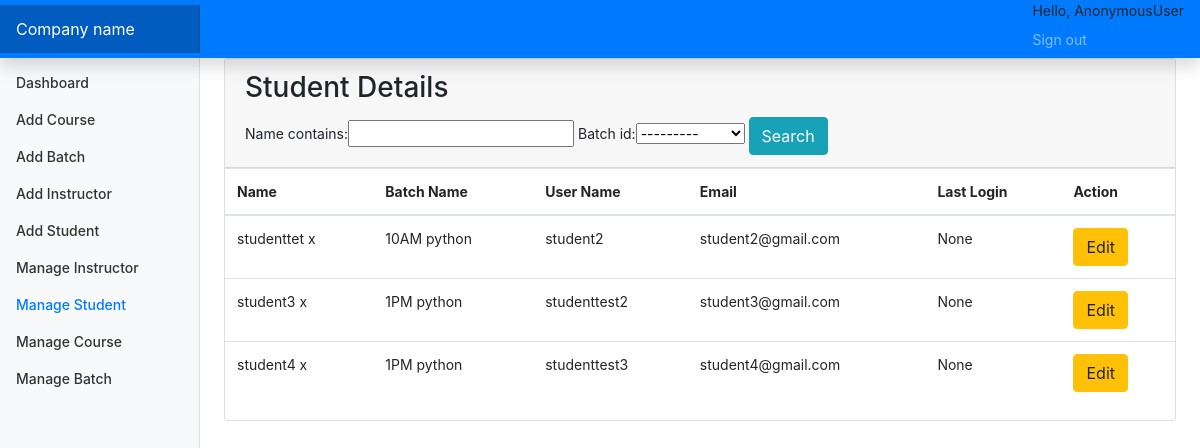
The page /manages on the database as committed earlier.
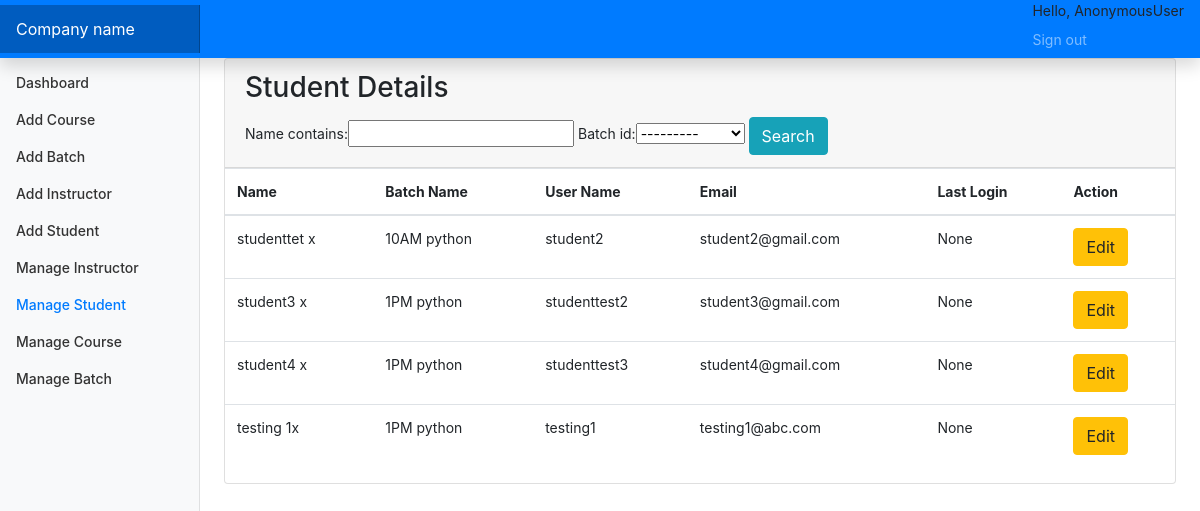
The same page on the database as committed later.
### account/models.py (models this page shows, shortened)
class Students(models.Model):
    id=models.AutoField(primary_key=True)
    name=models.CharField(max_length=255,null=True,blank=True)
    user=models.OneToOneField(CustomUser,on_delete=models.CASCADE)
    batch_id=models.ForeignKey(Batch,on_delete=models.DO_NOTHING,default=1)
    objects = models.Manager()

class Batch(models.Model):
    id=models.AutoField(primary_key=True)
    batch_name=models.CharField(max_length=255)
    course_id=models.ForeignKey(Course,on_delete=models.CASCADE,default=1)
    instructor_id=models.ForeignKey(Instructor,on_delete=models.CASCADE)
    objects=models.Manager()
    def __str__(self):
        return self.batch_name

class CustomUser(AbstractUser):
    user_type_data=((1,"Admin"),(2,"Instructor"),(3,"Students"))
    user_type=models.CharField(default=1,choices=user_type_data,max_length=10)

### account/views.py (the view)
# urls.py: path('manages',views.manageStudent,name="manages"),
def manageStudent(request):
    stu=Students.objects.all()
    myfilter=StudentFilter(request.GET,queryset=stu)
    stu=myfilter.qs
    return render(request,"HOD/manage_students.html",{"students":stu,"myfilter":myfilter})

### account/templates/HOD/manage_students.html (shortened to what this page needs)
{% extends 'base.html'%}
{% block sidebarstuff %}
<li class="nav-item">
    <a class="nav-link" href="{% url 'dashboard' %}">
        Dashboard <span class="sr-only">(current)</span>
    </a>
</li>
<li class="nav-item">
    <a class="nav-link" href="{% url 'addCourses' %}">
        Add Course
    </a>
</li>
<li class="nav-item">
    <a class="nav-link" href="{% url 'addBatch' %}">
        Add Batch
    </a>
</li>
<li class="nav-item">
    <a class="nav-link" href="{% url 'addInstructor' %}">
        Add Instructor
    </a>
</li>
<li class="nav-item">
    <a class="nav-link" href="{% url 'addStudent' %}">
        Add Student
    </a>
</li>
<li class="nav-item">
    <a class="nav-link" href="{% url 'managei' %}">
        Manage Instructor
    </a>
</li>
<li class="nav-item">
    <a class="nav-link active" href="{% url 'manages' %}">
        Manage Student
    </a>
</li>
<li class="nav-item">
    <a class="nav-link" href="{% url 'managec' %}">
        Manage Course
    </a>
</li>
<li class="nav-item">
    <a class="nav-link" href="{% url 'manageb' %}">
        Manage Batch
    </a>
</li>
{% endblock sidebarstuff %}
{% block maincontent %}
<main role="main" class="col-md-9 ml-sm-auto col-lg-10 px-md-4">
    <div class="row">
        <div class="col-md-12 ">
            <div class="card">
                <div class="card-header">
                    <h3 class="card-title">Student Details</h3>
                    <div class="card-tools">
                        <div class="input-group input-group-sm" style="width: auto;">
                            <form method="GET">
                                {{myfilter.form}}
                                <button type="submit" class="btn btn-info">Search</button>
                                </form>
                        </div>
                    </div>
                </div>
                <div class="card-body table-responsive p-0">
                    <table class="table table-hover text-nowrap">
                        <thead>
                            <tr>
                                <th>Name</th>
                                <th>Batch Name</th>
                                <th>User Name</th>
                                <th>Email</th>
                                <th>Last Login</th>
                                <th>Action</th>
                            </tr>
                        </thead>
                        <tbody>
                            {% for student in students %}
                            <tr>
                                <td>{{ student.name }}</td>
                                <td>{{ student.batch_id }}</td>
                                <td>{{ student.user.username }}</td>
                                <td>{{ student.user.email }}</td>
                                <td>{{ student.user.last_login }}</td>
                                <td><a href="/edit_student/{{ student.user.id }}" class="btn btn-warning">Edit</a>
                                </td>
                            </tr>
                            {% endfor %}
                        </tbody>
                    </table>
                </div>
            </div>
        </div>
    </div>
</main>
{% endblock maincontent %}

Rows that differ between the two databases and show on the page:
added Students: name "testing 1x", batch_id "1PM python", user.username "testing1", user.email "testing1@abc.com", user.last_login "None"
